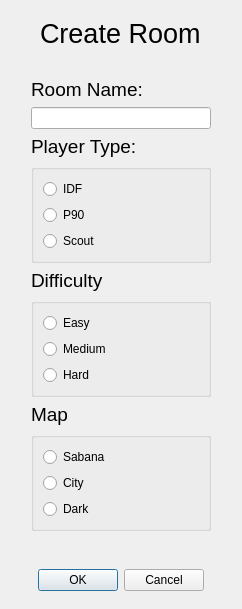
<?xml version="1.0" encoding="UTF-8"?>
<ui version="4.0">
 <class>CreateRoom</class>
 <widget class="QDialog" name="CreateRoom">
  <property name="geometry">
   <rect>
    <x>0</x>
    <y>0</y>
    <width>242</width>
    <height>609</height>
   </rect>
  </property>
  <property name="windowTitle">
   <string>Dialog</string>
  </property>
  <layout class="QGridLayout" name="gridLayout">
   <item row="1" column="0">
    <layout class="QVBoxLayout" name="verticalLayout">
     <property name="leftMargin">
      <number>20</number>
     </property>
     <property name="rightMargin">
      <number>20</number>
     </property>
     <item alignment="Qt::AlignHCenter|Qt::AlignTop">
      <widget class="QLabel" name="Title">
       <property name="font">
        <font>
         <pointsize>20</pointsize>
        </font>
       </property>
       <property name="text">
        <string>Create Room</string>
       </property>
      </widget>
     </item>
     <item>
      <spacer name="verticalSpacer_2">
       <property name="orientation">
        <enum>Qt::Vertical</enum>
       </property>
       <property name="sizeHint" stdset="0">
        <size>
         <width>20</width>
         <height>40</height>
        </size>
       </property>
      </spacer>
     </item>
     <item>
      <widget class="QLabel" name="SubTitle">
       <property name="font">
        <font>
         <pointsize>14</pointsize>
        </font>
       </property>
       <property name="text">
        <string>Room Name:</string>
       </property>
      </widget>
     </item>
     <item>
      <widget class="QLineEdit" name="name"/>
     </item>
     <item>
      <widget class="QLabel" name="label_pt">
       <property name="font">
        <font>
         <pointsize>14</pointsize>
        </font>
       </property>
       <property name="text">
        <string>Player Type:</string>
       </property>
      </widget>
     </item>
     <item>
      <widget class="QGroupBox" name="groupBox">
       <property name="title">
        <string/>
       </property>
       <layout class="QVBoxLayout" name="verticalLayout_2">
        <item>
         <widget class="QRadioButton" name="IDF">
          <property name="text">
           <string>IDF</string>
          </property>
          <attribute name="buttonGroup">
           <string notr="true">playerType</string>
          </attribute>
         </widget>
        </item>
        <item>
         <widget class="QRadioButton" name="P90">
          <property name="text">
           <string>P90</string>
          </property>
          <attribute name="buttonGroup">
           <string notr="true">playerType</string>
          </attribute>
         </widget>
        </item>
        <item>
         <widget class="QRadioButton" name="Scout">
          <property name="text">
           <string>Scout</string>
          </property>
          <attribute name="buttonGroup">
           <string notr="true">playerType</string>
          </attribute>
         </widget>
        </item>
       </layout>
      </widget>
     </item>
     <item>
      <widget class="QLabel" name="labelDifficulty">
       <property name="font">
        <font>
         <pointsize>14</pointsize>
        </font>
       </property>
       <property name="text">
        <string>Difficulty</string>
       </property>
      </widget>
     </item>
     <item>
      <widget class="QGroupBox" name="groupBox_2">
       <property name="title">
        <string/>
       </property>
       <layout class="QVBoxLayout" name="verticalLayout_3">
        <item>
         <widget class="QRadioButton" name="easy">
          <property name="text">
           <string>Easy</string>
          </property>
          <attribute name="buttonGroup">
           <string notr="true">difficulty</string>
          </attribute>
         </widget>
        </item>
        <item>
         <widget class="QRadioButton" name="medium">
          <property name="text">
           <string>Medium</string>
          </property>
          <attribute name="buttonGroup">
           <string notr="true">difficulty</string>
          </attribute>
         </widget>
        </item>
        <item>
         <widget class="QRadioButton" name="hard">
          <property name="text">
           <string>Hard</string>
          </property>
          <attribute name="buttonGroup">
           <string notr="true">difficulty</string>
          </attribute>
         </widget>
        </item>
       </layout>
      </widget>
     </item>
     <item>
      <widget class="QLabel" name="label">
       <property name="font">
        <font>
         <pointsize>14</pointsize>
        </font>
       </property>
       <property name="text">
        <string>Map</string>
       </property>
      </widget>
     </item>
     <item>
      <widget class="QGroupBox" name="groupBox_3">
       <property name="title">
        <string/>
       </property>
       <layout class="QVBoxLayout" name="verticalLayout_4">
        <item>
         <widget class="QRadioButton" name="Sabana">
          <property name="text">
           <string>Sabana</string>
          </property>
          <attribute name="buttonGroup">
           <string notr="true">map</string>
          </attribute>
         </widget>
        </item>
        <item>
         <widget class="QRadioButton" name="City">
          <property name="text">
           <string>City</string>
          </property>
          <attribute name="buttonGroup">
           <string notr="true">map</string>
          </attribute>
         </widget>
        </item>
        <item>
         <widget class="QRadioButton" name="Dark">
          <property name="text">
           <string>Dark</string>
          </property>
          <attribute name="buttonGroup">
           <string notr="true">map</string>
          </attribute>
         </widget>
        </item>
       </layout>
      </widget>
     </item>
     <item>
      <spacer name="verticalSpacer">
       <property name="orientation">
        <enum>Qt::Vertical</enum>
       </property>
       <property name="sizeHint" stdset="0">
        <size>
         <width>20</width>
         <height>40</height>
        </size>
       </property>
      </spacer>
     </item>
    </layout>
   </item>
   <item row="2" column="0">
    <spacer name="verticalSpacer_4">
     <property name="orientation">
      <enum>Qt::Vertical</enum>
     </property>
     <property name="sizeHint" stdset="0">
      <size>
       <width>20</width>
       <height>40</height>
      </size>
     </property>
    </spacer>
   </item>
   <item row="0" column="0">
    <spacer name="verticalSpacer_3">
     <property name="orientation">
      <enum>Qt::Vertical</enum>
     </property>
     <property name="sizeHint" stdset="0">
      <size>
       <width>20</width>
       <height>40</height>
      </size>
     </property>
    </spacer>
   </item>
   <item row="3" column="0">
    <widget class="QDialogButtonBox" name="select">
     <property name="sizePolicy">
      <sizepolicy hsizetype="Expanding" vsizetype="Maximum">
       <horstretch>0</horstretch>
       <verstretch>0</verstretch>
      </sizepolicy>
     </property>
     <property name="cursor">
      <cursorShape>PointingHandCursor</cursorShape>
     </property>
     <property name="layoutDirection">
      <enum>Qt::LeftToRight</enum>
     </property>
     <property name="orientation">
      <enum>Qt::Horizontal</enum>
     </property>
     <property name="standardButtons">
      <set>QDialogButtonBox::Cancel|QDialogButtonBox::Ok</set>
     </property>
     <property name="centerButtons">
      <bool>true</bool>
     </property>
    </widget>
   </item>
   <item row="4" column="0">
    <spacer name="verticalSpacer_5">
     <property name="orientation">
      <enum>Qt::Vertical</enum>
     </property>
     <property name="sizeHint" stdset="0">
      <size>
       <width>20</width>
       <height>40</height>
      </size>
     </property>
    </spacer>
   </item>
  </layout>
 </widget>
 <resources/>
 <connections>
  <connection>
   <sender>select</sender>
   <signal>accepted()</signal>
   <receiver>CreateRoom</receiver>
   <slot>accept()</slot>
   <hints>
    <hint type="sourcelabel">
     <x>119</x>
     <y>264</y>
    </hint>
    <hint type="destinationlabel">
     <x>119</x>
     <y>159</y>
    </hint>
   </hints>
  </connection>
  <connection>
   <sender>select</sender>
   <signal>rejected()</signal>
   <receiver>CreateRoom</receiver>
   <slot>reject()</slot>
   <hints>
    <hint type="sourcelabel">
     <x>119</x>
     <y>264</y>
    </hint>
    <hint type="destinationlabel">
     <x>119</x>
     <y>159</y>
    </hint>
   </hints>
  </connection>
 </connections>
 <buttongroups>
  <buttongroup name="difficulty"/>
  <buttongroup name="playerType"/>
  <buttongroup name="map"/>
 </buttongroups>
</ui>
